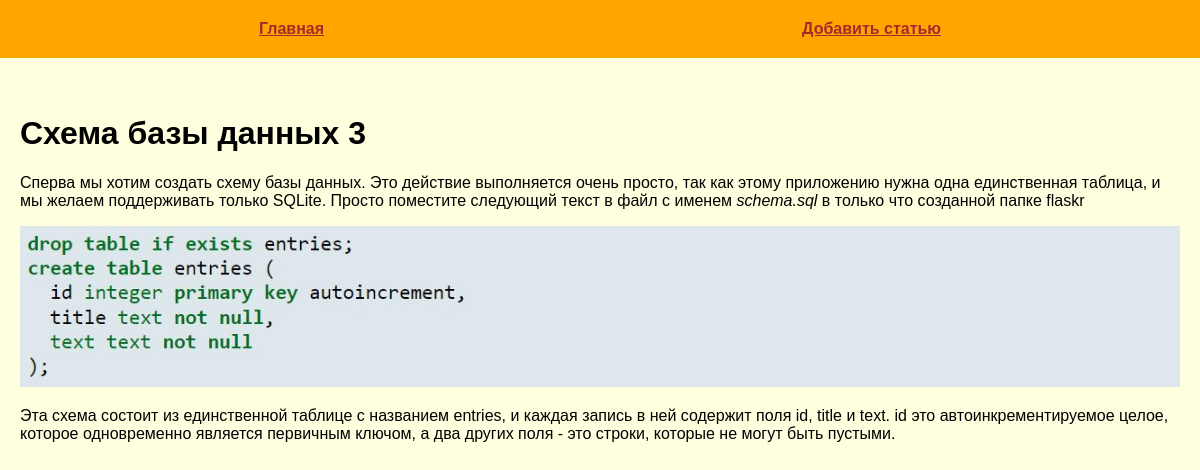
The app's page /post/framework-flask-database-3 with its own data.
### tables this page shows
CREATE TABLE mainmenu(
    id INTEGER PRIMARY KEY AUTOINCREMENT,
    title TEXT NOT NULL,
    url TEXT NOT NULL
);

CREATE TABLE posts(
    id INTEGER PRIMARY KEY AUTOINCREMENT,
    title TEXT NOT NULL,
    text TEXT NOT NULL,
    url TEXT NOT NULL unique,
    time INTEGER NOT NULL
);

### flsite.py (the view)
@app.route('/post/<alias>')
def show_post(alias):
    db = get_db()
    dbase = FDataBase(db)
    title, post = dbase.get_post(alias)
    if not title:
        abort(404)
    return render_template('post.html', title=title, post=post, menu=dbase.get_menu())

### FDataBase.py (called while the page is built)
    def get_menu(self):
        sql = "SELECT * FROM mainmenu"
        try:
            self.__cur.execute(sql)
            res = self.__cur.fetchall()
            if res:
                return res
        except IOError:
            print("Ошибка чтения из БД")
        return []

    def get_post(self, alias):
        try:
            self.__cur.execute(f"SELECT title, text FROM posts WHERE url LIKE '{alias}' LIMIT 1")
            res = self.__cur.fetchone()
            if res:
                return res
        except sqlite3.Error as e:
            print("Ошибка получения статьи из базы данных " + str(e))
        return False, False

### flsite.py (called while the page is built)
def connect_db():
    con = sqlite3.connect(app.config['DATABASE'])
    con.row_factory = sqlite3.Row
    return con

def get_db():
    if not hasattr(g, 'link_db'):
        g.link_db = connect_db()
    return g.link_db

### templates/post.html
{% extends 'base.html' %}
{% block content %}
{{ super() }}
{{ post|safe }}
{% endblock %}

### templates/base.html (shortened to what this page needs)
<!DOCTYPE html>
<html lang="en">
<head>
    <link rel="stylesheet" href="{{ url_for('static', filename='css/style.css') }}">
</head>
<body>
{% block content %}
    {% block mainmenu %}
        <ul class="menu">
            {% for m in menu %}
            <li><a href="{{ m.url }}">{{ m.title }}</a></li>
            {% endfor %}
        </ul>
    {% endblock %}
<div class="content">
    {% if title %}
    <h1>{{ title }}</h1>
    {% else %}
    <h1>Про Flask</h1>
    {% endif %}
{% endblock %}
</div>
</body>
</html>

### static/css/style.css (style rules this page uses)
body { background: lightyellow; margin: 0; padding: 0; font-family: Verdana, Geneva, Tahoma, sans-serif; }
.menu { display: flex; justify-content: space-around; list-style: none; background: orange; padding: 20px; margin-top: 0; }
.content { max-width: 1200px; margin: 0 auto; padding: 20px; box-sizing: border-box; }
.menu a { font-weight: bold; color: brown; }
ul { list-style: none; padding: 0; }

### records on screen
mainmenu: title "Главная"
mainmenu: title "Добавить статью"
posts: title "Схема базы данных 3", text "Сперва мы хотим создать схему базы данных. Это действие выполняется очень просто, так как этому приложению нужна одна единственная таблица, и мы желаем поддерживать только SQLite. Просто поместите следующий текст в файл с именем schema.sql в только что созданной папке flaskr Эта схема состоит из единственной таблице с названием entries, и каждая запись в ней содержит поля id, title и text. id это автоинкрементируемое целое, которое одновременно является первичным ключом, а два других поля - это строки, которые не могут быть пустыми.", text (picture)
